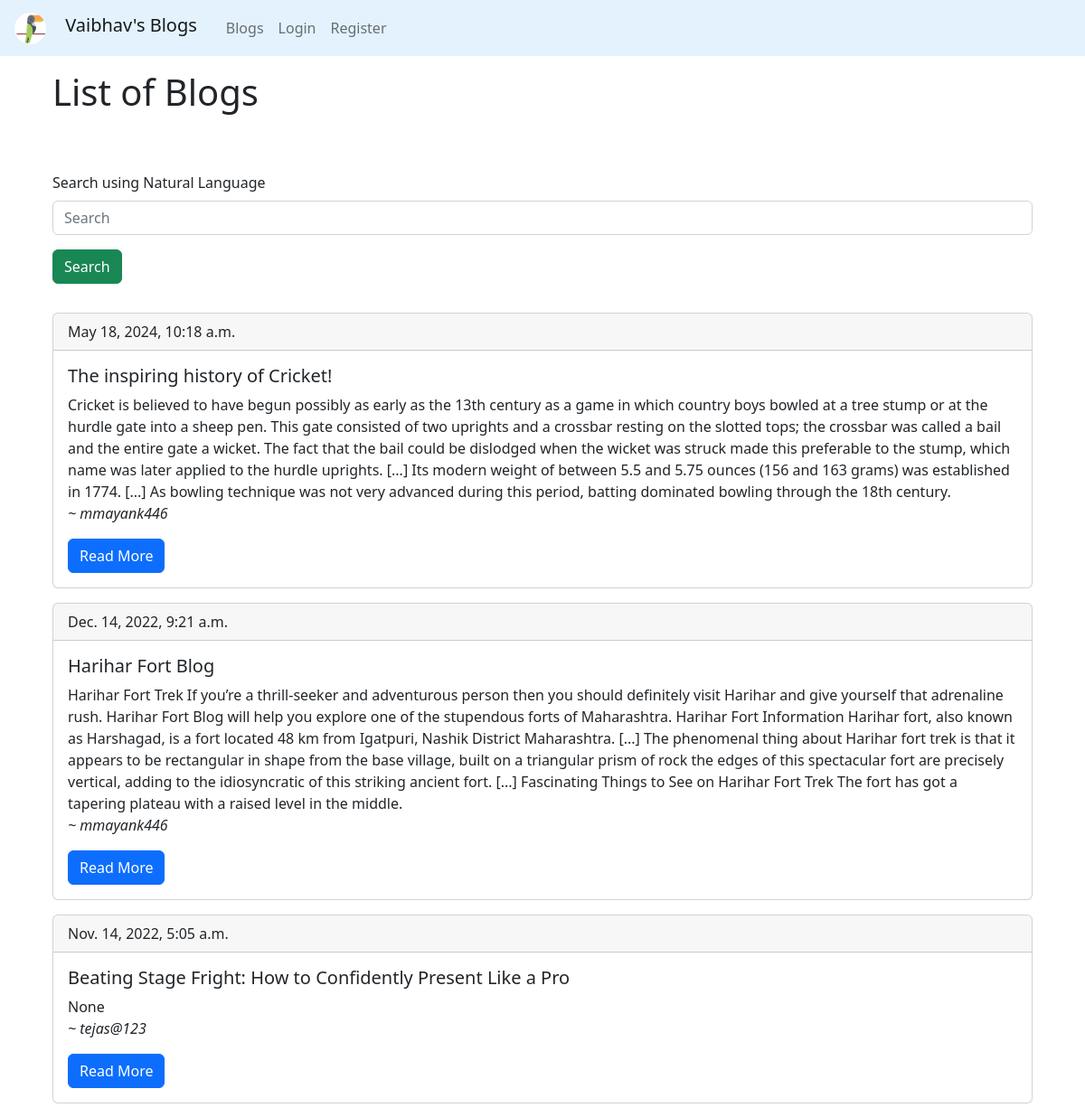
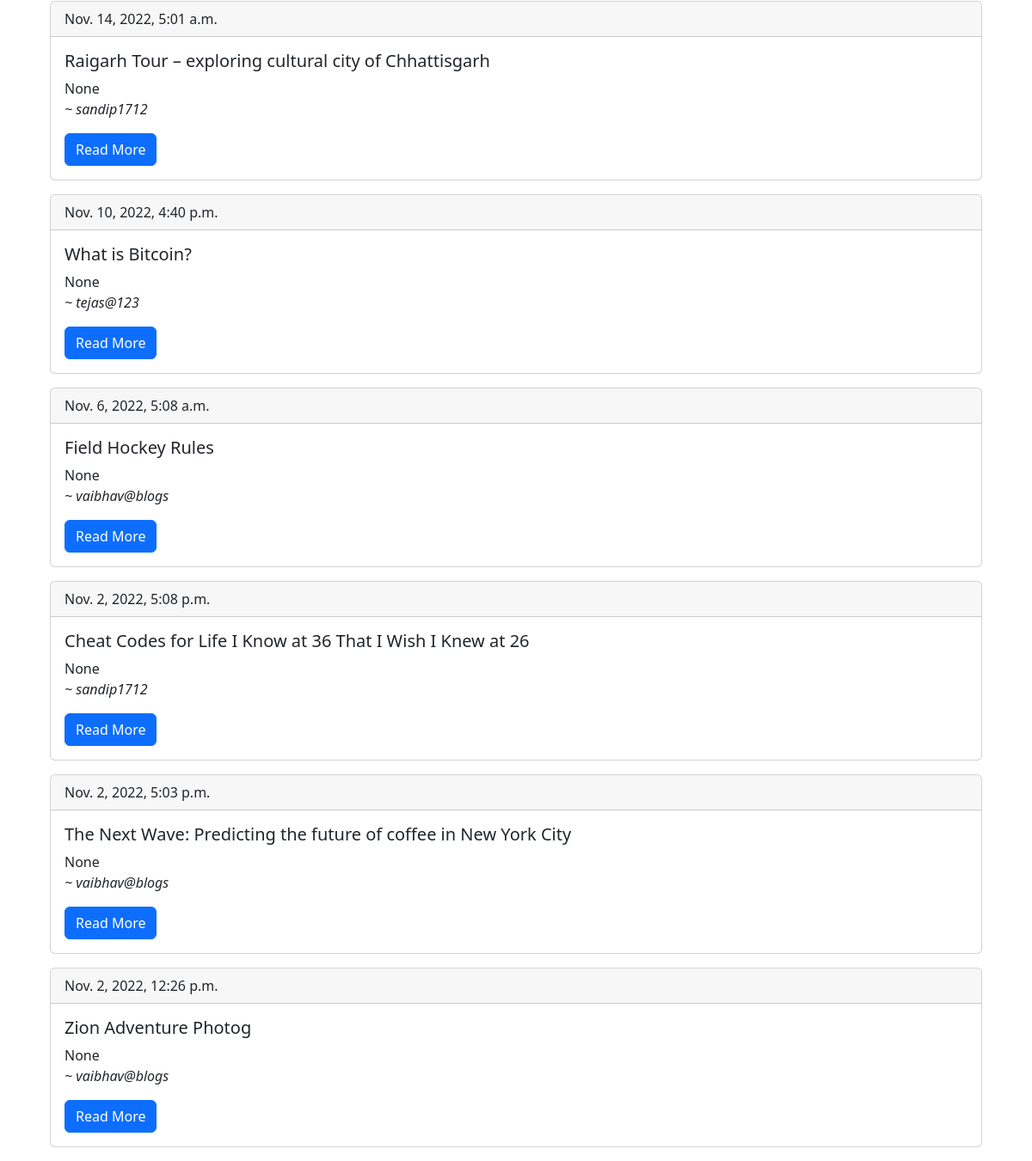
The page /blogs/getblogs/ on the database its author committed (2 pictures, top to bottom).
### Blogs/models.py (models this page shows, shortened)
class Blog(models.Model):
    title = models.TextField(null=True, blank=True)
    content = tinymce_models.HTMLField(null=True, blank=True)
    author = models.ForeignKey(User, null=True, blank=True, on_delete=models.SET_NULL)
    audio = models.FileField(upload_to='media/audio/', null=True, blank=True)
    summary = models.TextField(blank=True, null=True)
    date = models.DateTimeField(auto_now_add=True, null=True, blank=True)

### Blogs/views.py (the view)
# urls.py: path('getblogs/', getBlogs, name='get_blogs'),
def getBlogs(request):
    try:
        blogs = Blog.objects.all().order_by('-date')
        if request.method == 'POST':
            query = request.POST.get('query')
            blogs = get_article_recommendations(query, blogs)
            context = {'blogs':blogs}
            return render(request, 'Blogs/index.html', context)
        context = {'blogs':blogs}
        return render(request, 'Blogs/index.html', context)
    except Exception as e:
        context = {'error':str(e)}
        return render(request, 'error.html', context)

### templates/Blogs/index.html (shortened to what this page needs)
{% extends 'base.html' %}
{% block content %}
<div class="container">
    <h1 class="h1 text-dark p-3">List of Blogs</h1>
    <form method="post" class="p-3">
        <div class="form-group py-3">
            <label for="query" class="py-2">Search using Natural Language</label>
            <input type="text" id="query" name="query" class="form-control" placeholder="Search">
        </div>
        <button class="btn btn-success">Search</button>
    </form>
    {% for blog in blogs %}
    <div class="card m-3">
        <div class="card-header">{{blog.date}}</div>
        <div class="card-body">
            <h5 class="card-title">{{blog.title}}</h5>
            <div class="card-text">
                {{ blog.summary }}
            </div>
            <p><i>~ {{blog.author.username}}</i></p>
            <a href="{% url 'get_blog' blog.id %}" class="btn btn-primary">Read More</a>
        </div>
    </div>
    {% endfor %}
</div>
{% endblock %}

### templates/base.html (shortened to what this page needs)
{% load static %}
<!DOCTYPE html>
<html lang="en">
<head>
  <link href="https://cdn.jsdelivr.net/npm/bootstrap@5.2.2/dist/css/bootstrap.min.css" rel="stylesheet"
>
</head>
<body>
  <nav class="navbar  navbar-expand-lg " style="background-color: #e3f2fd;">
    <a class="navbar-brand" href="./">
      <img src="{% static 'images/logo.webp' %}" alt="Logo" width="35" height="35"
        class="d-inline-block align-text-top mx-3" style="border-radius:50%;">
      Vaibhav's Blogs
    </a>
    <div class="collapse navbar-collapse" id="navbarTogglerDemo02">
      <ul class="navbar-nav mr-auto mt-2 mt-lg-0 px-2">
        <li class="nav-item active">
          <a class="nav-link" href="{% url 'get_blogs' %}">Blogs</a>
        </li>
        {% if user.is_authenticated %}
        <li class="nav-item">
          <a class="nav-link" href="{% url 'get_my_blogs' %}">My Blogs</a>
        </li>
        <li class="nav-item">
          <a class="nav-link" href="{% url 'add_blog' %}">Create Blog</a>
        </li>
        <li class="nav-item">
          <a class="nav-link" href="{% url 'logout' %}">Logout</a>
        </li>
        {% else %}
        <li class="nav-item">
          <a class="nav-link" href="{% url 'login' %}">Login</a>
        </li>
        <li class="nav-item">
          <a class="nav-link" href="{% url 'register' %}">Register</a>
        </li>
        {% endif %}
      </ul>
    </div>
  </nav>
  {% block content %}
  {% endblock %}
</body>
</html>

### rows shown on the page
Blog: date "May 18, 2024, 10:18 a.m.", title "The inspiring history of Cricket!", summary "Cricket is believed to have begun possibly as early as the 13th century as a game in which country boys bowled at a tree stump or at the hurdle gate into a sheep pen. This gate consisted of two uprights and a crossbar resting on the slotted tops; the crossbar was called a bail and the entire gate a wicket. The fact that the bail could be dislodged when the wicket was struck made this preferable to the stump, which name was later applied to the hurdle uprights. [...] Its modern weight of between 5.5 and 5.75 ounces (156 and 163 grams) was established in 1774. [...] As bowling technique was not very advanced during this period, batting dominated bowling through the 18th century.", author.username "mmayank446"
Blog: date "Dec. 14, 2022, 9:21 a.m.", title "Harihar Fort Blog", summary "Harihar Fort Trek If you’re a thrill-seeker and adventurous person then you should definitely visit Harihar and give yourself that adrenaline rush. Harihar Fort Blog will help you explore one of the stupendous forts of Maharashtra. Harihar Fort Information Harihar fort, also known as Harshagad, is a fort located 48 km from Igatpuri, Nashik District Maharashtra. [...] The phenomenal thing about Harihar fort trek is that it appears to be rectangular in shape from the base village, built on a triangular prism of rock the edges of this spectacular fort are precisely vertical, adding to the idiosyncratic of this striking ancient fort. [...] Fascinating Things to See on Harihar Fort Trek The fort…", author.username "mmayank446"
Blog: date "Nov. 14, 2022, 5:05 a.m.", title "Beating Stage Fright: How to Confidently Present Like a Pro", summary "None", author.username "tejas@123"
Blog: date "Nov. 14, 2022, 5:01 a.m.", title "Raigarh Tour – exploring cultural city of Chhattisgarh", summary "None", author.username "sandip1712"
Blog: date "Nov. 10, 2022, 4:40 p.m.", title "What is Bitcoin?", summary "None", author.username "tejas@123"
Blog: date "Nov. 6, 2022, 5:08 a.m.", title "Field Hockey Rules", summary "None", author.username "vaibhav@blogs"
Blog: date "Nov. 2, 2022, 5:08 p.m.", title "Cheat Codes for Life I Know at 36 That I Wish I Knew at 26", summary "None", author.username "sandip1712"
Blog: date "Nov. 2, 2022, 5:03 p.m.", title "The Next Wave: Predicting the future of coffee in New York City", summary "None", author.username "vaibhav@blogs"
Blog: date "Nov. 2, 2022, 12:26 p.m.", title "Zion Adventure Photog", summary "None", author.username "vaibhav@blogs"
